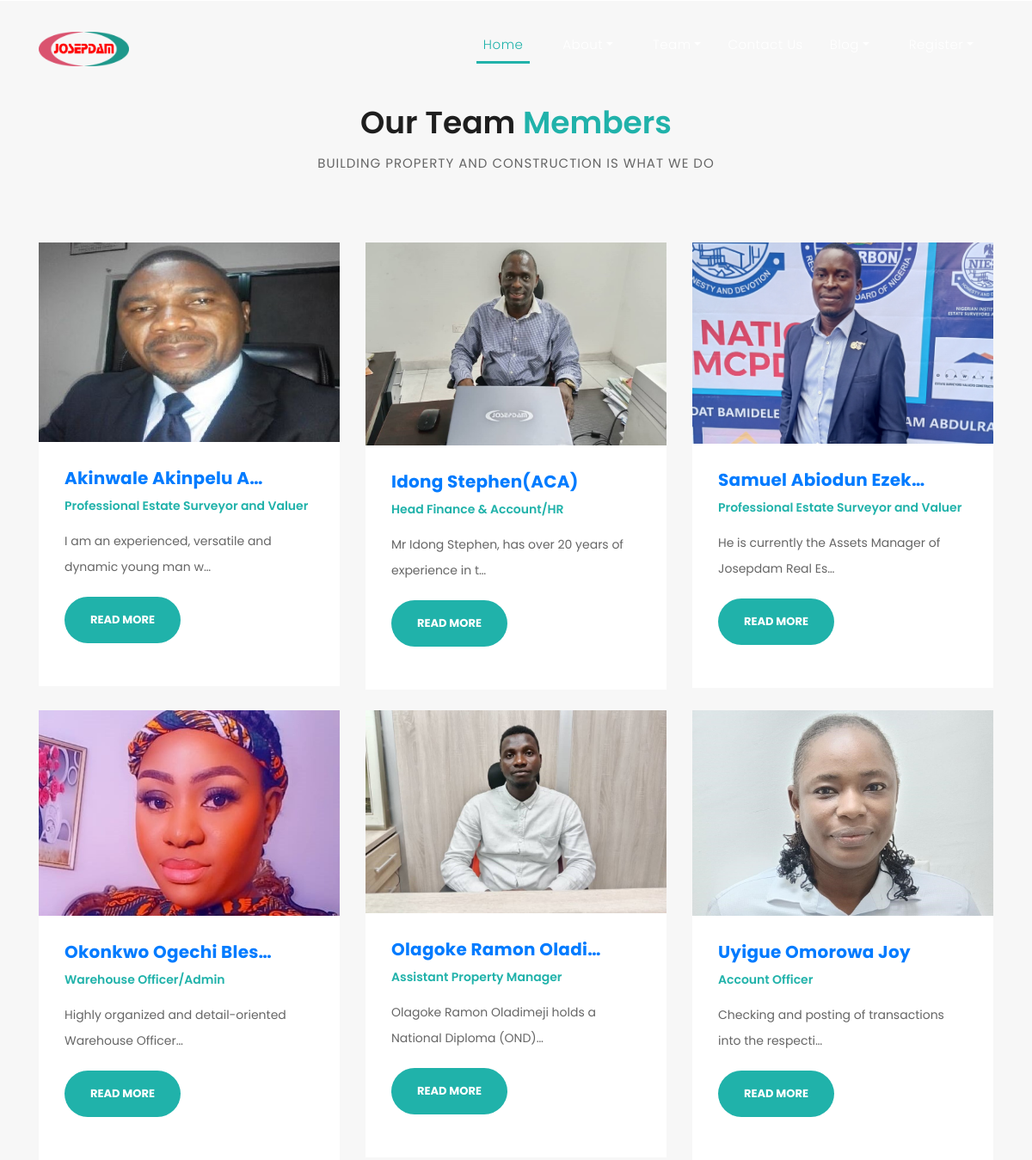
/team/ (upper part), run on an earlier commit of the app's database.
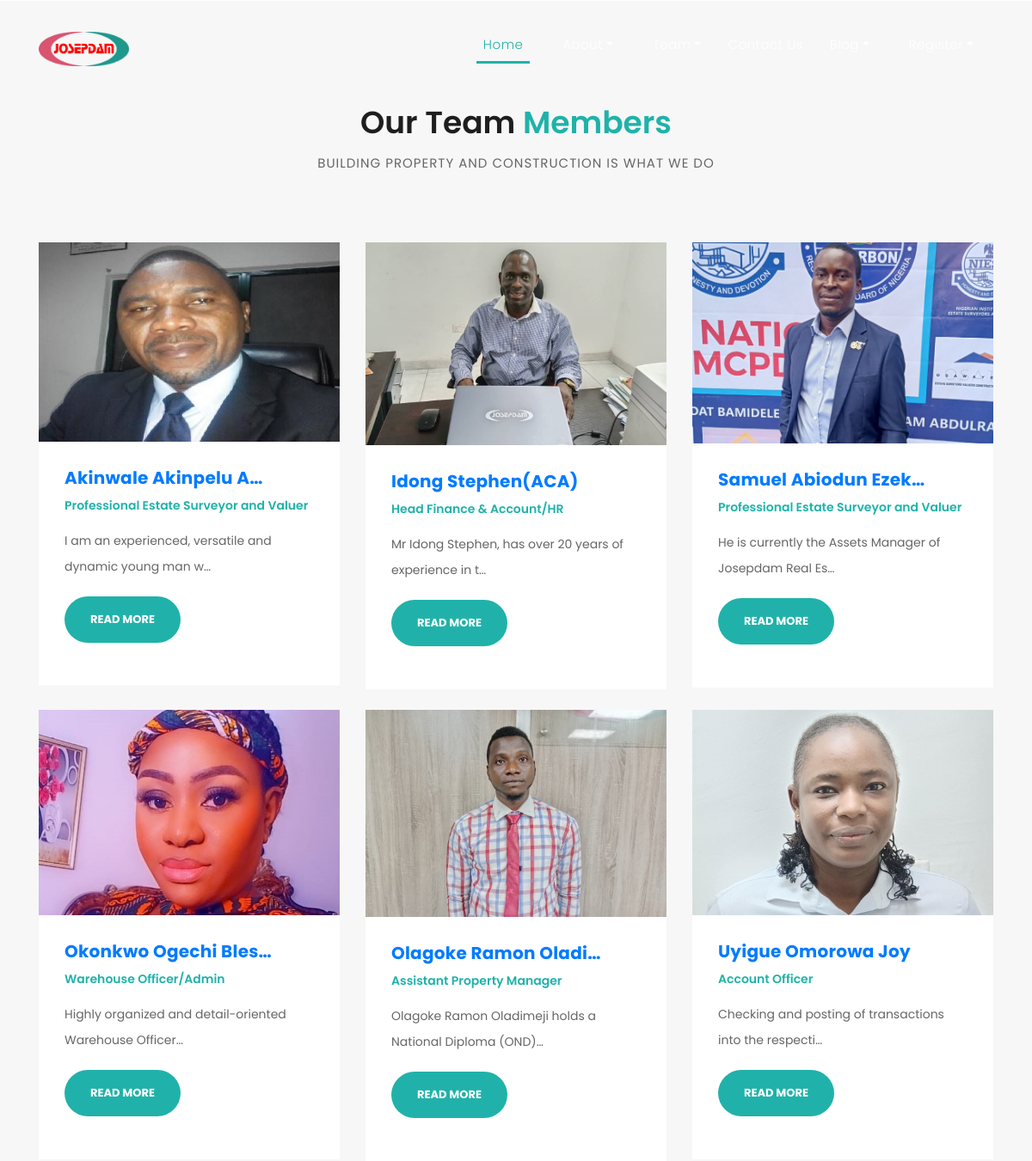
And on a later commit of the database.
### josepdam/models.py (models this page shows, shortened)
class TeamsPost (models.Model):
    worker_name = models.CharField (max_length = 200, blank=True, null=True)
    worker_position = models.CharField (max_length = 200, blank=True, null=True)
    worker_description = models.TextField()
    worker_img = models.ImageField(upload_to='images')
    slug = models.SlugField (max_length=25)
    publish_date = models.DateTimeField (auto_now_add= True)
    author = models.ForeignKey(User, on_delete=models.CASCADE)
    class Meta:
        ordering =['-publish_date']

### josepdam/views.py (the view)
# urls.py: path('team/', TeamView.as_view(), name='team'),
class TeamView (ListView):
    model = TeamsPost
    template_name = 'josep/team.html'

### templates/josep/team.html (shortened to what this page needs)
{% extends "base.html" %}
{% load static %}
{% block content %}
    <div class="team" style="margin: 0">
      <div class="container">
        <div class="row">
          <div class="col-md-12">
            <div class="section-heading">
              <h2>Our Team <em>Members</em></h2>
              <span>Building property and construction is what we do </span>
            </div>
          </div>
          {% for post in object_list %}
          <div class="col-md-4">
            <div class="team-item">
              <a href="{% url 'detail-team' post.pk %}">
                {% if post.worker_img %}
                <img src="{{ post.worker_img.url }}" alt="">
                {% endif %}
              </a>
              <div class="down-content">
                <a href="{% url 'detail-team' post.pk %}"><h4>{{ post.worker_name |truncatechars:20}}</h4></a>
                <span>{{ post.worker_position }}</span>
                <p>{{ post.worker_description |truncatechars:55}}</p>
                <p>
                  <a href="{% url 'detail-team' post.pk %}" class="filled-button">Read More</a
                </p>
              </div>
            </div>
            <br>
          </div>
          {% endfor %}
          </div>
        </div>
      </div>
    {% endblock %}

What changed in the data, as far as the page shows it:
changed TeamsPost "Assistant Property Manager": worker_img: a different picture
